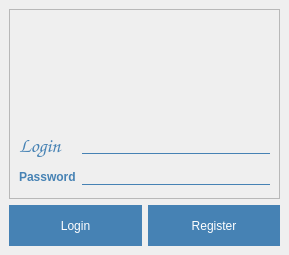
<?xml version="1.0" encoding="UTF-8"?>
<ui version="4.0">
 <class>LoginWindow</class>
 <widget class="QMainWindow" name="LoginWindow">
  <property name="geometry">
   <rect>
    <x>0</x>
    <y>0</y>
    <width>289</width>
    <height>255</height>
   </rect>
  </property>
  <property name="windowTitle">
   <string>Login</string>
  </property>
  <widget class="QWidget" name="centralwidget">
   <layout class="QGridLayout" name="gridLayout_2">
    <item row="0" column="0" colspan="2">
     <widget class="QFrame" name="frame_2">
      <property name="minimumSize">
       <size>
        <width>0</width>
        <height>0</height>
       </size>
      </property>
      <property name="maximumSize">
       <size>
        <width>272</width>
        <height>231</height>
       </size>
      </property>
      <property name="styleSheet">
       <string notr="true">QLineEdit
{
background: transparent;
border: none;
border-bottom: 1px solid steelblue;
font: 12pt &quot;Comic Sans MS&quot;;
}
QLineEdit:focus {
 outline:none; }

QLabel{
	color: steelblue;
	font: 15pt &quot;Comic Sans MS&quot;;
	font-weight:bold;
}</string>
      </property>
      <property name="frameShape">
       <enum>QFrame::StyledPanel</enum>
      </property>
      <property name="frameShadow">
       <enum>QFrame::Raised</enum>
      </property>
      <layout class="QGridLayout" name="gridLayout">
       <item row="0" column="0" colspan="2" alignment="Qt::AlignHCenter">
        <widget class="QLabel" name="img">
         <property name="maximumSize">
          <size>
           <width>100</width>
           <height>100</height>
          </size>
         </property>
         <property name="text">
          <string/>
         </property>
         <property name="pixmap">
          <pixmap>../../ico/taxi.png</pixmap>
         </property>
         <property name="scaledContents">
          <bool>true</bool>
         </property>
        </widget>
       </item>
       <item row="1" column="0">
        <widget class="QLabel" name="label_login">
         <property name="font">
          <font>
           <family>Comic Sans MS</family>
           <pointsize>15</pointsize>
           <weight>75</weight>
           <italic>false</italic>
           <bold>true</bold>
          </font>
         </property>
         <property name="styleSheet">
          <string notr="true"/>
         </property>
         <property name="text">
          <string>Login</string>
         </property>
        </widget>
       </item>
       <item row="1" column="1">
        <widget class="QLineEdit" name="edit_login">
         <property name="styleSheet">
          <string notr="true"/>
         </property>
         <property name="text">
          <string/>
         </property>
        </widget>
       </item>
       <item row="2" column="0">
        <widget class="QLabel" name="label_password">
         <property name="text">
          <string>Password</string>
         </property>
        </widget>
       </item>
       <item row="2" column="1">
        <widget class="QLineEdit" name="edit_password">
         <property name="text">
          <string/>
         </property>
         <property name="echoMode">
          <enum>QLineEdit::Password</enum>
         </property>
        </widget>
       </item>
      </layout>
     </widget>
    </item>
    <item row="1" column="0">
     <widget class="QPushButton" name="btn_login">
      <property name="minimumSize">
       <size>
        <width>100</width>
        <height>41</height>
       </size>
      </property>
      <property name="styleSheet">
       <string notr="true">QPushButton{
color: white;
background: steelblue;
border-radius: 60px;
font: 12pt &quot;Comic Sans MS&quot;;
}</string>
      </property>
      <property name="text">
       <string>Login</string>
      </property>
     </widget>
    </item>
    <item row="1" column="1">
     <widget class="QPushButton" name="btn_register">
      <property name="minimumSize">
       <size>
        <width>100</width>
        <height>41</height>
       </size>
      </property>
      <property name="styleSheet">
       <string notr="true">QPushButton{
color: white;
background: steelblue;
border-radius: 60px;
font: 12pt &quot;Comic Sans MS&quot;;
}</string>
      </property>
      <property name="text">
       <string>Register</string>
      </property>
     </widget>
    </item>
   </layout>
  </widget>
 </widget>
 <resources/>
 <connections/>
</ui>
